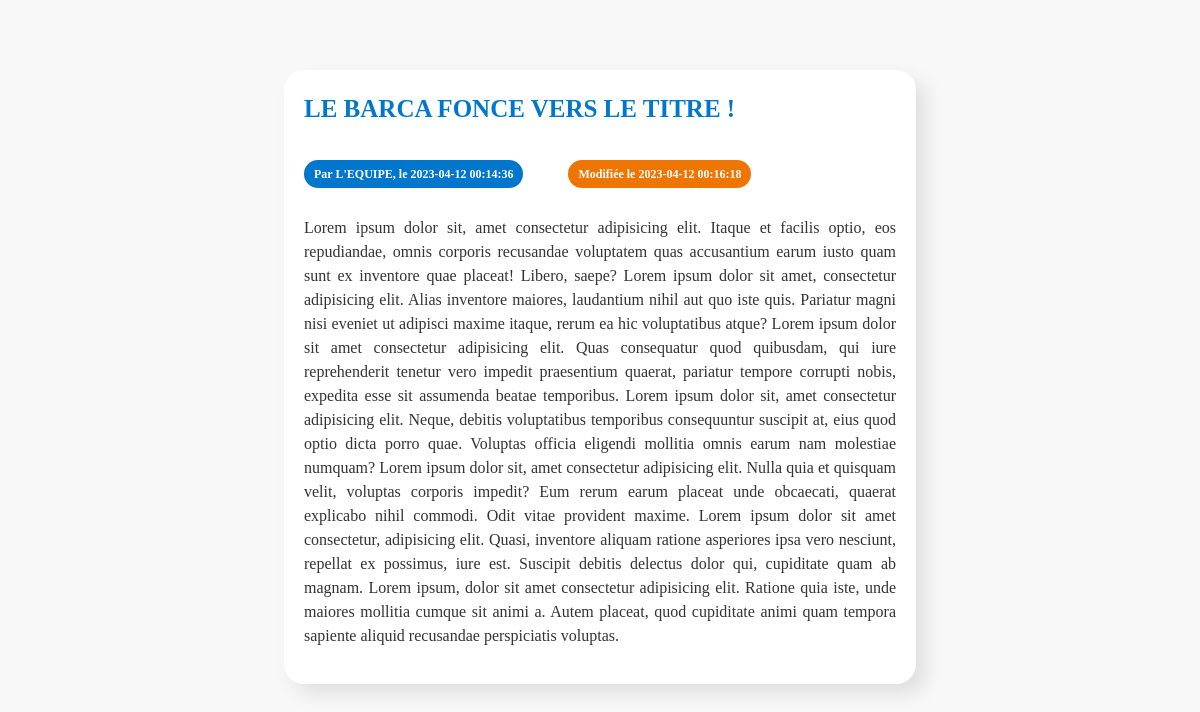
/vues/details_news.php?id=12, run on the app's committed database.
### tables this page shows
CREATE TABLE IF NOT EXISTS `news` (
  `id` smallint(5) UNSIGNED NOT NULL AUTO_INCREMENT,
  `auteur` varchar(30) NOT NULL,
  `titre` varchar(100) NOT NULL,
  `contenu` text NOT NULL,
  `dateAjout` datetime NOT NULL,
  `dateModif` datetime NOT NULL,
  PRIMARY KEY (`id`)
);

### modeles/NewsManager.php (called while the page is built, shortened)
<?php
class NewsManager {
    private $db;
    public function __construct(PDO $db) {
        $this->db = $db;
    }
    public function getNewsById($id)
    {
        $query = $this->db->prepare('SELECT * FROM news WHERE id = :id');
        $query->bindValue(':id', $id, PDO::PARAM_INT);
        $query->execute();
        $result = $query->fetch(PDO::FETCH_ASSOC);
        if ($result !== false) {
            return new News($result['id'], $result['auteur'], $result['titre'], $result['contenu'], $result['dateAjout'], $result['dateModif']);
        } else {
            return false;
        }
    }
}
?>

### controleurs/News.php (called while the page is built, shortened)
<?php
class News {
    private $auteur;
    private $titre;
    private $contenu;
    private $dateAjout;
    private $dateModif;
    public function __construct($id, $auteur, $titre, $contenu, $dateAjout, $dateModif) {
        $this->auteur = $auteur;
        $this->titre = $titre;
        $this->contenu = $contenu;
        $this->dateAjout = $dateAjout;
        $this->dateModif = $dateModif;
    }
    public function getAuteur() {
        return $this->auteur;
    }
    public function getTitre() {
        return $this->titre;
    }
    public function getContenu() {
        return $this->contenu;
    }
    public function getDateAjout() {
        return $this->dateAjout;
    }
    public function getDateModif() {
        return $this->dateModif;
    }
}
?>

### vues/details_news.php (the view, shortened to what this page needs)
<!DOCTYPE html>
<html lang="en">
<head>
    <link rel="stylesheet" href="styles/Detail_design.css">
</head>
<body>
<?php
require_once('../controleurs/News.php');
require_once('../modeles/NewsManager.php');
require_once('../modeles/db_connect.php');
if (isset($_GET['id'])) {
    $manager = new NewsManager($pdo);
    $news = $manager->getNewsById($_GET['id']);
}
if (isset($news)) {
    echo '<div class="news-container">';
    echo '<h2>' . $news->getTitre() . '</h2>';
    echo '<p class="date published">Par ' . $news->getAuteur() . ', le ' . $news->getDateAjout() . '</p>';
    if ($news->getDateAjout() != $news->getDateModif()) {
        echo '<p class="date modified">Modifiée le '.$news->getDateModif().'</p>';
    }
    echo '<div class="news-content"><p>' . $news->getContenu() . '</p></div>';
    echo '</div>';
} else {
    echo '<p>Cette news n\'existe pas.</p>';
}
?>
</body>
</html>

### vues/styles/Detail_design.css (style rules this page uses)
body { background-color: #f8f8f8; font-family: cursive; font-size: 16px; line-height: 1.5; color: #333; position: relative; }
.news-container { width: 50%; margin: 0 auto; background-color: #fff; border-radius: 20px; box-shadow: 10px 10px 20px rgba(0, 0, 0, 0.1); margin-top: 70px; padding: 20px; }
.news-container .date { display: inline-block; padding: 5px 10px; margin-right: 10px; border-radius: 20px; color: #fff; font-size: 12px; font-weight: bold; }
.news-container .date.published { background-color: #0077cc; }
.news-container .date.modified { background-color: #ee7600; margin-left: 35px; }
.news-content { word-wrap: break-word; text-align: justify; }
.news-container h2 { margin-top: 0; color: #0077cc; font-size: 25px; font-weight: bold; }

### data on the page
news: titre "LE BARCA FONCE VERS LE TITRE !", auteur "L'EQUIPE", dateAjout "2023-04-12 00:14:36", dateModif "2023-04-12 00:16:18", contenu "Lorem ipsum dolor sit, amet consectetur adipisicing elit. Itaque et facilis optio, eos repudiandae, omnis corporis recusandae voluptatem quas accusantium earum iusto quam sunt ex inventore quae placeat! Libero, saepe? Lorem ipsum dolor sit amet, consectetur adipisicing elit. Alias inventore maiores, laudantium nihil aut quo iste quis. Pariatur magni nisi eveniet ut adipisci maxime itaque, rerum ea hic voluptatibus atque? Lorem ipsum dolor sit amet consectetur adipisicing elit. Quas consequatur quod quibusdam, qui iure reprehenderit tenetur vero impedit praesentium quaerat, pariatur tempore corrupti nobis, expedita esse sit assumenda beatae temporibus. Lorem ipsum dolor sit, amet consectetur…"
